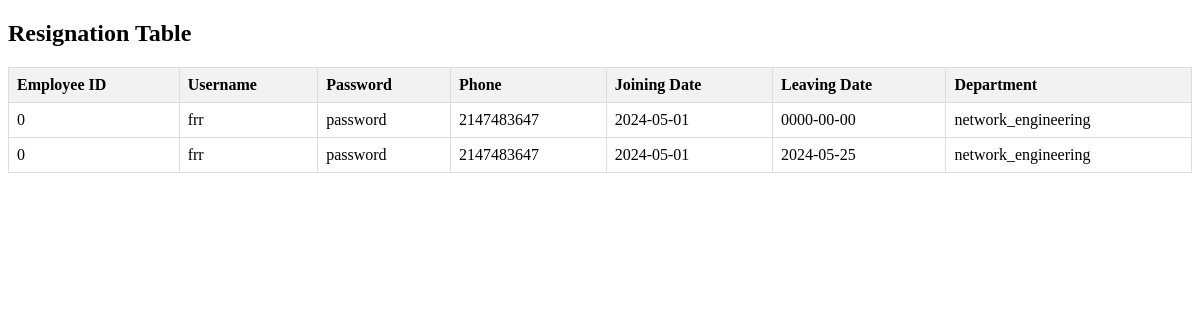
The app's page /displayResignation.php, older data.
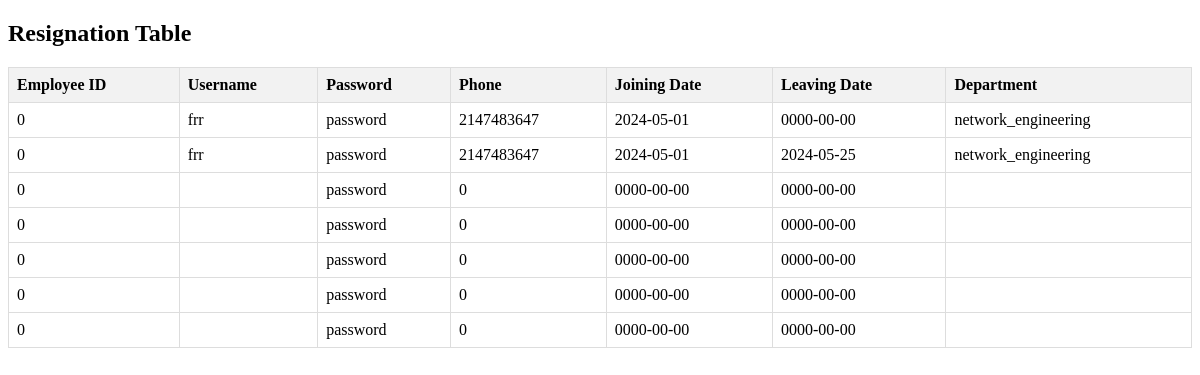
The same page, newer data.
### tables this page shows
CREATE TABLE `resignation` (
  `ID` int(10) NOT NULL,
  `employee_id` int(10) NOT NULL,
  `username` varchar(20) NOT NULL,
  `password` varchar(25) NOT NULL,
  `phone` int(10) NOT NULL,
  `joining_date` date NOT NULL,
  `Leaving_date` date NOT NULL,
  `department` varchar(20) NOT NULL
);

### displayResignation.php (the view, shortened to what this page needs)
<!DOCTYPE html>
<html>
<head>
</head>
<body>
<h2>Resignation Table</h2>
<table>
    <tr>
        <th>Employee ID</th>
        <th>Username</th>
        <th>Password</th>
        <th>Phone</th>
        <th>Joining Date</th>
        <th>Leaving Date</th>
        <th>Department</th>
    </tr>
    <?php
    include "connection.php";
    $sql = "SELECT employee_id, username, password, phone, joining_date, Leaving_date, department FROM Resignation";
    $result = mysqli_query($conn, $sql);
    if (mysqli_num_rows($result) > 0) {
        while($row = mysqli_fetch_assoc($result)) {
            echo "<tr>";
            echo "<td>" . $row["employee_id"] . "</td>";
            echo "<td>" . $row["username"] . "</td>";
            echo "<td>" . $row["password"] . "</td>";
            echo "<td>" . $row["phone"] . "</td>";
            echo "<td>" . $row["joining_date"] . "</td>";
            echo "<td>" . $row["Leaving_date"] . "</td>";
            echo "<td>" . $row["department"] . "</td>";
            echo "</tr>";
        }
    } else {
        echo "<tr><td colspan='7'>0 results</td></tr>";
    }
    ?>
</table>
</body>
</html>

Row changes from the older to the newer data that the page shows:
added resignation: employee "0", password "password", phone "0", joining_date "0000-00-00", Leaving_date "0000-00-00"
added resignation: employee "0", password "password", phone "0", joining_date "0000-00-00", Leaving_date "0000-00-00"
added resignation: employee "0", password "password", phone "0", joining_date "0000-00-00", Leaving_date "0000-00-00"
added resignation: employee "0", password "password", phone "0", joining_date "0000-00-00", Leaving_date "0000-00-00"
added resignation: employee "0", password "password", phone "0", joining_date "0000-00-00", Leaving_date "0000-00-00"
